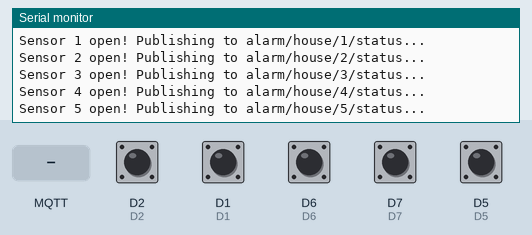
Recording of a sketch running on a simulated ESP8266 (NodeMCU). Shown: the last lines printed to the serial monitor. Inputs (shaded band) come from the test bench; at power-on: D1, D2, D5–7 HIGH. WiFi joins after 1.5 s; servers stay silent unless stated; no MQTT or app messages arrive unless stated.

Above: at 2.7 s.
2.8 s: D2 pulled LOW for 0.15 s
At 3.5 s:
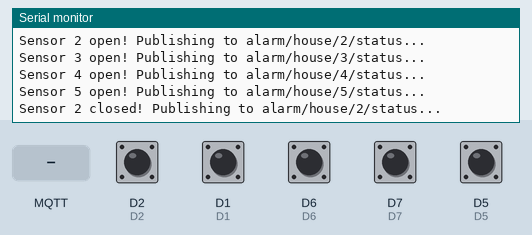
4.4 s: MQTT message "STATE" arrives on the first subscribed topic
5.9 s: MQTT message "1" arrives on the first subscribed topic
At 7.0 s:
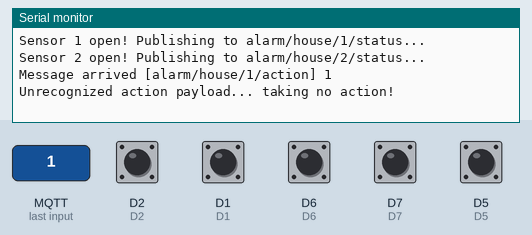
7.4 s: MQTT message "on" arrives on the first subscribed topic
At 8.2 s:
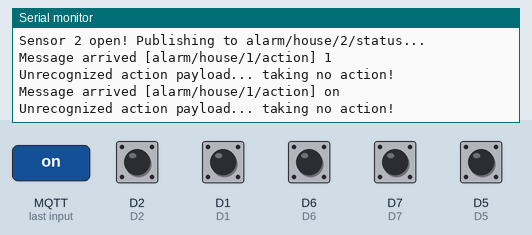
8.9 s: MQTT message "off" arrives on the first subscribed topic
At 9.4 s:
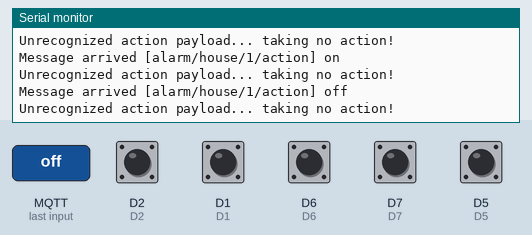
10.4 s: D1 pulled LOW for 0.15 s
At 11.7 s:
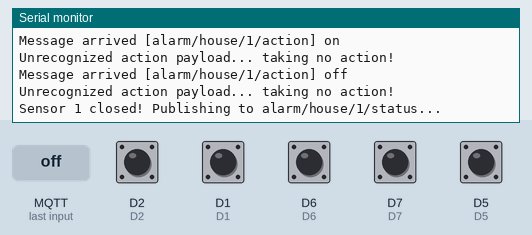
Timing chart, 0 to 13.0 s (numbered marks = the images above; inputs shaded):
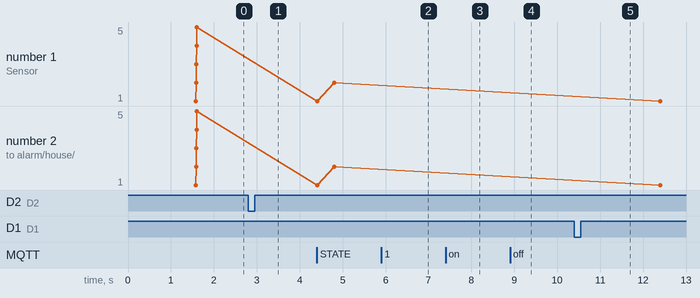

Measured:
- after the input at 2.8 s, the serial monitor: prints a new line at once (image 1)
- after the input at 5.9 s, the serial monitor: prints a new line at once (image 2)
- after the input at 7.4 s, the serial monitor: prints a new line at once (image 3)
- after the input at 8.9 s, the serial monitor: prints a new line at once (image 4)
- after the input at 10.4 s, the serial monitor: prints a new line at once (image 5)

The sketch:

Relit-HA-alarm.ino
```cpp
// (licence header left out)
#include <ESP8266WiFi.h>
#include <PubSubClient.h>
#include "config.h"

// Mapping NodeMCU Ports to Arduino GPIO Pins
// Allows use of NodeMCU Port nomenclature in config.h
#define D0 16 //this pin does not work properly with NodeMCU. I recommend not to use it.
#define D1 5
#define D2 4
#define D3 0  //works independently, but NodeMCU does not boot when this is HIGH
#define D4 2  //works independently, but NodeMCU does not boot when this is HIGH
#define D5 14
#define D6 12
#define D7 13
#define D8 15  //not tested this as I do not have more sensors to connect

const char* ssid = WIFI_SSID;
const char* password = WIFI_PASSWORD;

const boolean static_ip = STATIC_IP;
IPAddress ip(IP);
IPAddress gateway(GATEWAY);
IPAddress subnet(SUBNET);

const char* mqtt_broker = MQTT_BROKER;
const int mqtt_port = MQTT_PORT;
const char* mqtt_clientId = MQTT_CLIENTID;
const char* mqtt_username = MQTT_USERNAME;
const char* mqtt_password = MQTT_PASSWORD;

const char* sensor1_alias = SENSOR1_ALIAS;
const char* mqtt_sensor1_action_topic = MQTT_SENSOR1_ACTION_TOPIC;
const char* mqtt_sensor1_status_topic = MQTT_SENSOR1_STATUS_TOPIC;
const int sensor1_statusPin = SENSOR1_STATUS_PIN;

const char* sensor2_alias = SENSOR2_ALIAS;
const char* mqtt_sensor2_action_topic = MQTT_SENSOR2_ACTION_TOPIC;
const char* mqtt_sensor2_status_topic = MQTT_SENSOR2_STATUS_TOPIC;
const int sensor2_statusPin = SENSOR2_STATUS_PIN;

const char* sensor3_alias = SENSOR3_ALIAS;
const char* mqtt_sensor3_action_topic = MQTT_SENSOR3_ACTION_TOPIC;
const char* mqtt_sensor3_status_topic = MQTT_SENSOR3_STATUS_TOPIC;
const int sensor3_statusPin = SENSOR3_STATUS_PIN;

const char* sensor4_alias = SENSOR4_ALIAS;
const char* mqtt_sensor4_action_topic = MQTT_SENSOR4_ACTION_TOPIC;
const char* mqtt_sensor4_status_topic = MQTT_SENSOR4_STATUS_TOPIC;
const int sensor4_statusPin = SENSOR4_STATUS_PIN;

const char* sensor5_alias = SENSOR5_ALIAS;
const char* mqtt_sensor5_action_topic = MQTT_SENSOR5_ACTION_TOPIC;
const char* mqtt_sensor5_status_topic = MQTT_SENSOR5_STATUS_TOPIC;
const int sensor5_statusPin = SENSOR5_STATUS_PIN;


const int relayActiveTime = 500;
int sensor1_lastStatusValue = 2;
int sensor2_lastStatusValue = 2;
int sensor3_lastStatusValue = 2;
int sensor4_lastStatusValue = 2;
int sensor5_lastStatusValue = 2;
unsigned long sensor1_lastSwitchTime = 0;
unsigned long sensor2_lastSwitchTime = 0;
unsigned long sensor3_lastSwitchTime = 0;
unsigned long sensor4_lastSwitchTime = 0;
unsigned long sensor5_lastSwitchTime = 0;
int debounceTime = 2000;

String availabilityBase = MQTT_CLIENTID;
String availabilitySuffix = "/availability";
String availabilityTopicStr = availabilityBase + availabilitySuffix;
const char* availabilityTopic = availabilityTopicStr.c_str();
const char* birthMessage = "online";
const char* lwtMessage = "offline";

WiFiClient espClient;
PubSubClient client(espClient);

// Wifi setup function
void setup_wifi() {
  delay(10);
  Serial.println();
  Serial.print("Connecting to ");
  Serial.print(ssid);

  WiFi.mode(WIFI_STA);
  WiFi.begin(ssid, password);

  if (static_ip) {
    WiFi.config(ip, gateway, subnet);
  }

  while (WiFi.status() != WL_CONNECTED) {
    delay(500);
    Serial.print(".");
  }

  Serial.print(" WiFi connected - IP address: ");
  Serial.println(WiFi.localIP());
}

// Callback when MQTT message is received; calls triggerDoorAction(), passing topic and payload as parameters
void callback(char* topic, byte* payload, unsigned int length) {
  Serial.print("Message arrived [");
  Serial.print(topic);
  Serial.print("] ");

  for (int i = 0; i < length; i++) {
    Serial.print((char)payload[i]);
  }

  Serial.println();

  String topicToProcess = topic;
  payload[length] = '\0';
  String payloadToProcess = (char*)payload;
  triggerDoorAction(topicToProcess, payloadToProcess);
}

// Functions that check door status and publish an update when called
void publish_sensor1_status() {
  if (digitalRead(sensor1_statusPin) == LOW) {
      Serial.print(sensor1_alias);
      Serial.print(" closed! Publishing to ");
      Serial.print(mqtt_sensor1_status_topic);
      Serial.println("...");
      client.publish(mqtt_sensor1_status_topic, "closed", true);
  }
  else {
      Serial.print(sensor1_alias);
      Serial.print(" open! Publishing to ");
      Serial.print(mqtt_sensor1_status_topic);
      Serial.println("...");
      client.publish(mqtt_sensor1_status_topic, "open", true);
  }
}

void publish_sensor2_status() {
  if (digitalRead(sensor2_statusPin) == LOW) {
      Serial.print(sensor2_alias);
      Serial.print(" closed! Publishing to ");
      Serial.print(mqtt_sensor2_status_topic);
      Serial.println("...");
      client.publish(mqtt_sensor2_status_topic, "closed", true);
  }
  else {
      Serial.print(sensor2_alias);
      Serial.print(" open! Publishing to ");
      Serial.print(mqtt_sensor2_status_topic);
      Serial.println("...");
      client.publish(mqtt_sensor2_status_topic, "open", true);
  }
}

void publish_sensor3_status() {
  if (digitalRead(sensor3_statusPin) == LOW) {
      Serial.print(sensor3_alias);
      Serial.print(" closed! Publishing to ");
      Serial.print(mqtt_sensor3_status_topic);
      Serial.println("...");
      client.publish(mqtt_sensor3_status_topic, "closed", true);
  }
  else {
      Serial.print(sensor3_alias);
      Serial.print(" open! Publishing to ");
      Serial.print(mqtt_sensor3_status_topic);
      Serial.println("...");
      client.publish(mqtt_sensor3_status_topic, "open", true);
  }
}

void publish_sensor4_status() {
  if (digitalRead(sensor4_statusPin) == LOW) {
      Serial.print(sensor4_alias);
      Serial.print(" closed! Publishing to ");
      Serial.print(mqtt_sensor4_status_topic);
      Serial.println("...");
      client.publish(mqtt_sensor4_status_topic, "closed", true);
  }
  else {
      Serial.print(sensor4_alias);
      Serial.print(" open! Publishing to ");
      Serial.print(mqtt_sensor4_status_topic);
      Serial.println("...");
      client.publish(mqtt_sensor4_status_topic, "open", true);
  }
}

void publish_sensor5_status() {
  if (digitalRead(sensor5_statusPin) == LOW) {
      Serial.print(sensor5_alias);
      Serial.print(" closed! Publishing to ");
      Serial.print(mqtt_sensor5_status_topic);
      Serial.println("...");
      client.publish(mqtt_sensor5_status_topic, "closed", true);
  }
  else {
      Serial.print(sensor5_alias);
      Serial.print(" open! Publishing to ");
      Serial.print(mqtt_sensor5_status_topic);
      Serial.println("...");
      client.publish(mqtt_sensor5_status_topic, "open", true);
  }
}

// Functions that run in loop() to check each loop if door status (open/closed) has changed and call publish_doorX_status() to publish any change if so
void check_sensor1_status() {
  int currentStatusValue = digitalRead(sensor1_statusPin);
  if (currentStatusValue != sensor1_lastStatusValue) {
    unsigned int currentTime = millis();
    if (currentTime - sensor1_lastSwitchTime >= debounceTime) {
      publish_sensor1_status();
      sensor1_lastStatusValue = currentStatusValue;
      sensor1_lastSwitchTime = currentTime;
    }
  }
}

void check_sensor2_status() {
  int currentStatusValue = digitalRead(sensor2_statusPin);
  if (currentStatusValue != sensor2_lastStatusValue) {
    unsigned int currentTime = millis();
    if (currentTime - sensor2_lastSwitchTime >= debounceTime) {
      publish_sensor2_status();
      sensor2_lastStatusValue = currentStatusValue;
      sensor2_lastSwitchTime = currentTime;
    }
  }
}

void check_sensor3_status() {
  int currentStatusValue = digitalRead(sensor3_statusPin);
  if (currentStatusValue != sensor3_lastStatusValue) {
    unsigned int currentTime = millis();
    if (currentTime - sensor3_lastSwitchTime >= debounceTime) {
      publish_sensor3_status();
      sensor3_lastStatusValue = currentStatusValue;
      sensor3_lastSwitchTime = currentTime;
    }
  }
}

void check_sensor4_status() {
  int currentStatusValue = digitalRead(sensor4_statusPin);
  if (currentStatusValue != sensor4_lastStatusValue) {
    unsigned int currentTime = millis();
    if (currentTime - sensor4_lastSwitchTime >= debounceTime) {
      publish_sensor4_status();
      sensor4_lastStatusValue = currentStatusValue;
      sensor4_lastSwitchTime = currentTime;
    }
  }
}

void check_sensor5_status() {
  int currentStatusValue = digitalRead(sensor5_statusPin);
  if (currentStatusValue != sensor5_lastStatusValue) {
    unsigned int currentTime = millis();
    if (currentTime - sensor5_lastSwitchTime >= debounceTime) {
      publish_sensor5_status();
      sensor5_lastStatusValue = currentStatusValue;
      sensor5_lastSwitchTime = currentTime;
    }
  }
}


// Function that publishes birthMessage
void publish_birth_message() {
  // Publish the birthMessage
  Serial.print("Publishing birth message \"");
  Serial.print(birthMessage);
  Serial.print("\" to ");
  Serial.print(availabilityTopic);
  Serial.println("...");
  client.publish(availabilityTopic, birthMessage, true);
}

// Function called by callback() when a message is received
// Passes the message topic as the "requestedDoor" parameter and the message payload as the "requestedAction" parameter

void triggerDoorAction(String requestedDoor, String requestedAction) {
  if (requestedDoor == mqtt_sensor1_action_topic && requestedAction == "STATE") {
    Serial.print("Publishing on-demand status update for ");
    Serial.print(sensor1_alias);
    Serial.println("!");
    publish_birth_message();
    publish_sensor1_status();
  }
  else if (requestedDoor == mqtt_sensor2_action_topic && requestedAction == "STATE") {
    Serial.print("Publishing on-demand status update for ");
    Serial.print(sensor2_alias);
    Serial.println("!");
    publish_birth_message();
    publish_sensor2_status();
  }
  else if (requestedDoor == mqtt_sensor3_action_topic && requestedAction == "STATE") {
    Serial.print("Publishing on-demand status update for ");
    Serial.print(sensor3_alias);
    Serial.println("!");
    publish_birth_message();
    publish_sensor3_status();
  }
  else if (requestedDoor == mqtt_sensor4_action_topic && requestedAction == "STATE") {
    Serial.print("Publishing on-demand status update for ");
    Serial.print(sensor4_alias);
    Serial.println("!");
    publish_birth_message();
    publish_sensor4_status();
  }
   else if (requestedDoor == mqtt_sensor5_action_topic && requestedAction == "STATE") {
    Serial.print("Publishing on-demand status update for ");
    Serial.print(sensor5_alias);
    Serial.println("!");
    publish_birth_message();
    publish_sensor5_status();
  }
  else { Serial.println("Unrecognized action payload... taking no action!");
  }
}

// Function that runs in loop() to connect/reconnect to the MQTT broker, and publish the current door statuses on connect
void reconnect() {
  // Loop until we're reconnected
  while (!client.connected()) {
    Serial.print("Attempting MQTT connection...");
    // Attempt to connect
    if (client.connect(mqtt_clientId, mqtt_username, mqtt_password, availabilityTopic, 0, true, lwtMessage)) {
      Serial.println("Connected!");

      // Publish the birth message on connect/reconnect
      publish_birth_message();

      // Subscribe to the action topics to listen for action messages
      Serial.print("Subscribing to ");
      Serial.print(mqtt_sensor1_action_topic);
      Serial.println("...");
      client.subscribe(mqtt_sensor1_action_topic);

      Serial.print("Subscribing to ");
      Serial.print(mqtt_sensor2_action_topic);
      Serial.println("...");
      client.subscribe(mqtt_sensor2_action_topic);

      Serial.print("Subscribing to ");
      Serial.print(mqtt_sensor3_action_topic);
      Serial.println("...");
      client.subscribe(mqtt_sensor3_action_topic);

      Serial.print("Subscribing to ");
      Serial.print(mqtt_sensor4_action_topic);
      Serial.println("...");
      client.subscribe(mqtt_sensor4_action_topic);

      Serial.print("Subscribing to ");
      Serial.print(mqtt_sensor5_action_topic);
      Serial.println("...");
      client.subscribe(mqtt_sensor5_action_topic);

      //Publish the current door status on connect/reconnect to ensure status is synced with whatever happened while disconnected
      publish_sensor1_status();
      publish_sensor2_status();
      publish_sensor3_status();
      publish_sensor4_status();
      publish_sensor5_status();
    }
    else {
      Serial.print("failed, rc=");
      Serial.print(client.state());
      Serial.println(" try again in 5 seconds");
      // Wait 5 seconds before retrying
      delay(5000);
    }
  }
}

void setup() {
  // Setup the output and input pins used in the sketch
  // Set the lastStatusValue variables to the state of the status pins at setup time

  // Set input pin to use internal pullup resistor
  pinMode(sensor1_statusPin, INPUT_PULLUP);
  pinMode(sensor2_statusPin, INPUT_PULLUP);
  pinMode(sensor3_statusPin, INPUT_PULLUP);
  pinMode(sensor4_statusPin, INPUT_PULLUP);
  pinMode(sensor5_statusPin, INPUT_PULLUP);

  // Update variable with current door state
  sensor1_lastStatusValue = digitalRead(sensor1_statusPin);
  sensor2_lastStatusValue = digitalRead(sensor2_statusPin);
  sensor3_lastStatusValue = digitalRead(sensor3_statusPin);
  sensor4_lastStatusValue = digitalRead(sensor4_statusPin);
  sensor5_lastStatusValue = digitalRead(sensor5_statusPin);

  // Setup serial output, connect to wifi, connect to MQTT broker, set MQTT message callback
  Serial.begin(115200);
  Serial.println("Starting RelitHA...");

  setup_wifi();
  client.setServer(mqtt_broker, mqtt_port);
  client.setCallback(callback);
}

void loop() {
  // Connect/reconnect to the MQTT broker and listen for messages
  if (!client.connected()) {
    reconnect();
  }
  client.loop();

  // Check door open/closed status each loop and publish changes
  check_sensor1_status();
  check_sensor2_status();
  check_sensor3_status();
  check_sensor4_status();
  check_sensor5_status();
}
```

config.h
```cpp
// (licence header left out)
// Wifi Parameters

#define WIFI_SSID "wifi"
#define WIFI_PASSWORD "123456"

// Static IP Parameters

#define STATIC_IP false
#define IP 192,168,1,100
#define GATEWAY 192,168,1,1
#define SUBNET 255,255,255,0

// MQTT Parameters

#define MQTT_BROKER "192.168.1.2"
//note that port is a number and not string. no quotation marks
#define MQTT_PORT 1883
//Change Client ID to a different value if running multiple NodeMCUs
#define MQTT_CLIENTID "HouseAlarm"
#define MQTT_USERNAME "admin"
#define MQTT_PASSWORD "123456"

// Sensor 1 Parameters
#define SENSOR1_ALIAS "Sensor 1"
//Change 'house' to something else if running multiple NodeMCUs
#define MQTT_SENSOR1_ACTION_TOPIC "alarm/house/1/action"
#define MQTT_SENSOR1_STATUS_TOPIC "alarm/house/1/status"
#define SENSOR1_STATUS_PIN D1

// Sensor 2 Parameters
#define SENSOR2_ALIAS "Sensor 2"
//Change 'house' to something else if running multiple NodeMCUs
#define MQTT_SENSOR2_ACTION_TOPIC "alarm/house/2/action"
#define MQTT_SENSOR2_STATUS_TOPIC "alarm/house/2/status"
#define SENSOR2_STATUS_PIN D2

// Sensor 3 Parameters
#define SENSOR3_ALIAS "Sensor 3"
//Change 'house' to something else if running multiple NodeMCUs
#define MQTT_SENSOR3_ACTION_TOPIC "alarm/house/3/action"
#define MQTT_SENSOR3_STATUS_TOPIC "alarm/house/3/status"
#define SENSOR3_STATUS_PIN D5

// Sensor 4 Parameters
#define SENSOR4_ALIAS "Sensor 4"
//Change 'house' to something else if running multiple NodeMCUs
#define MQTT_SENSOR4_ACTION_TOPIC "alarm/house/4/action"
#define MQTT_SENSOR4_STATUS_TOPIC "alarm/house/4/status"
#define SENSOR4_STATUS_PIN D6

// Sensor 5 Parameters
#define SENSOR5_ALIAS "Sensor 5"
//Change 'house' to something else if running multiple NodeMCUs
#define MQTT_SENSOR5_ACTION_TOPIC "alarm/house/5/action"
#define MQTT_SENSOR5_STATUS_TOPIC "alarm/house/5/status"
#define SENSOR5_STATUS_PIN D7
```
